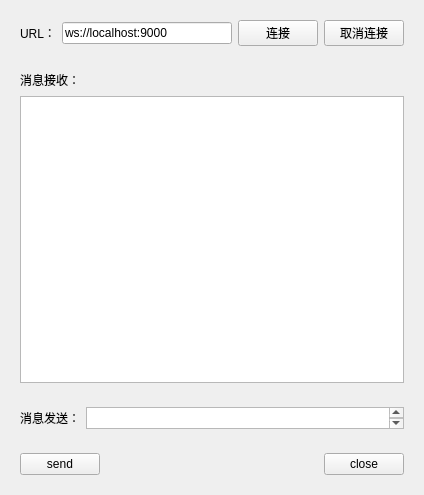
<?xml version="1.0" encoding="UTF-8"?>
<ui version="4.0">
 <class>clientwidget</class>
 <widget class="QWidget" name="clientwidget">
  <property name="geometry">
   <rect>
    <x>0</x>
    <y>0</y>
    <width>424</width>
    <height>495</height>
   </rect>
  </property>
  <property name="windowTitle">
   <string>Form</string>
  </property>
  <layout class="QVBoxLayout" name="verticalLayout">
   <item>
    <widget class="QWidget" name="widget_5" native="true">
     <layout class="QHBoxLayout" name="horizontalLayout">
      <item>
       <widget class="QLabel" name="label">
        <property name="text">
         <string>URL：</string>
        </property>
       </widget>
      </item>
      <item>
       <widget class="QLineEdit" name="lineEditURL">
        <property name="text">
         <string>ws://localhost:9000</string>
        </property>
       </widget>
      </item>
      <item>
       <widget class="QPushButton" name="pushButtonConnect">
        <property name="maximumSize">
         <size>
          <width>100</width>
          <height>50</height>
         </size>
        </property>
        <property name="text">
         <string>连接</string>
        </property>
       </widget>
      </item>
      <item>
       <widget class="QPushButton" name="pushButtonConnect_2">
        <property name="maximumSize">
         <size>
          <width>100</width>
          <height>50</height>
         </size>
        </property>
        <property name="text">
         <string>取消连接</string>
        </property>
       </widget>
      </item>
     </layout>
    </widget>
   </item>
   <item>
    <widget class="QWidget" name="widget_4" native="true">
     <layout class="QGridLayout" name="gridLayout_2">
      <item row="0" column="1">
       <spacer name="horizontalSpacer_2">
        <property name="orientation">
         <enum>Qt::Horizontal</enum>
        </property>
        <property name="sizeHint" stdset="0">
         <size>
          <width>319</width>
          <height>20</height>
         </size>
        </property>
       </spacer>
      </item>
      <item row="0" column="0">
       <widget class="QLabel" name="label_3">
        <property name="text">
         <string>消息接收：</string>
        </property>
       </widget>
      </item>
      <item row="1" column="0" colspan="2">
       <widget class="QTextEdit" name="textEditRead">
        <property name="readOnly">
         <bool>true</bool>
        </property>
       </widget>
      </item>
     </layout>
    </widget>
   </item>
   <item>
    <widget class="QWidget" name="widget_2" native="true">
     <property name="maximumSize">
      <size>
       <width>16777215</width>
       <height>40</height>
      </size>
     </property>
     <layout class="QHBoxLayout" name="horizontalLayout_2">
      <item>
       <widget class="QLabel" name="label_2">
        <property name="text">
         <string>消息发送：</string>
        </property>
       </widget>
      </item>
      <item>
       <widget class="QTextEdit" name="textEditWrite">
        <property name="readOnly">
         <bool>false</bool>
        </property>
       </widget>
      </item>
     </layout>
    </widget>
   </item>
   <item>
    <widget class="QWidget" name="widget_3" native="true">
     <layout class="QHBoxLayout" name="horizontalLayout_3">
      <item>
       <widget class="QPushButton" name="buttonSend">
        <property name="text">
         <string>send</string>
        </property>
       </widget>
      </item>
      <item>
       <spacer name="horizontalSpacer">
        <property name="orientation">
         <enum>Qt::Horizontal</enum>
        </property>
        <property name="sizeHint" stdset="0">
         <size>
          <width>223</width>
          <height>20</height>
         </size>
        </property>
       </spacer>
      </item>
      <item>
       <widget class="QPushButton" name="buttonClose">
        <property name="text">
         <string>close</string>
        </property>
       </widget>
      </item>
     </layout>
    </widget>
   </item>
  </layout>
 </widget>
 <resources/>
 <connections/>
</ui>
